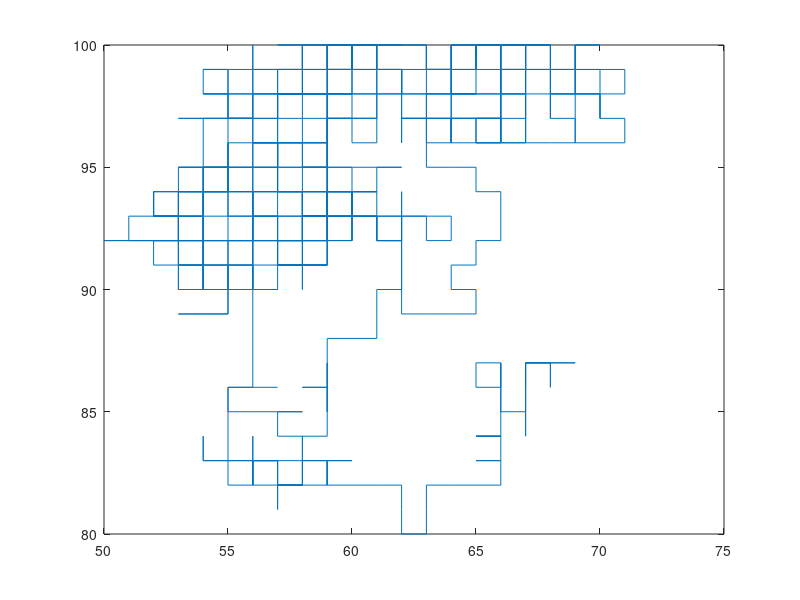

This chart was generated by the following MATLAB code:
% -------------------------------------------------------------------
%  Generated by MATLAB on 17-Nov-2016 16:15:37
%  MATLAB version: 9.0.0.341360 (R2016a)
% -------------------------------------------------------------------
saveVarsMat = load('RandomWalkData.mat');

randomWalk = saveVarsMat.randomWalk; % <1000x2 double> too many elements

clear saveVarsMat;


plot(randomWalk(:,1), randomWalk(:,2),'DisplayName','randomWalk')
